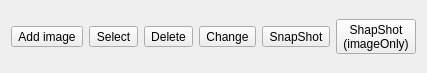
<?xml version="1.0" encoding="UTF-8"?>
<ui version="4.0">
 <class>ImageFrame</class>
 <widget class="QWidget" name="ImageFrame">
  <property name="geometry">
   <rect>
    <x>0</x>
    <y>0</y>
    <width>377</width>
    <height>73</height>
   </rect>
  </property>
  <property name="windowTitle">
   <string>Image tools</string>
  </property>
  <layout class="QHBoxLayout" name="horizontalLayout">
   <item>
    <widget class="QToolButton" name="insertImageButton">
     <property name="toolTip">
      <string>Insert inline image</string>
     </property>
     <property name="text">
      <string>Add image</string>
     </property>
     <property name="icon">
      <iconset resource="pdf.qrc">
       <normaloff>:/images/addImage.png</normaloff>:/images/addImage.png</iconset>
     </property>
     <property name="iconSize">
      <size>
       <width>32</width>
       <height>32</height>
      </size>
     </property>
     <property name="checkable">
      <bool>true</bool>
     </property>
     <property name="toolButtonStyle">
      <enum>Qt::ToolButtonTextUnderIcon</enum>
     </property>
     <attribute name="buttonGroup">
      <string>mainGrup</string>
     </attribute>
    </widget>
   </item>
   <item>
    <widget class="QToolButton" name="selectImageButton">
     <property name="toolTip">
      <string>select inline image</string>
     </property>
     <property name="text">
      <string>Select</string>
     </property>
     <property name="icon">
      <iconset resource="pdf.qrc">
       <normaloff>:/images/hand.png</normaloff>:/images/hand.png</iconset>
     </property>
     <property name="iconSize">
      <size>
       <width>32</width>
       <height>32</height>
      </size>
     </property>
     <property name="checkable">
      <bool>true</bool>
     </property>
     <property name="toolButtonStyle">
      <enum>Qt::ToolButtonTextUnderIcon</enum>
     </property>
     <attribute name="buttonGroup">
      <string>mainGrup</string>
     </attribute>
    </widget>
   </item>
   <item>
    <widget class="QToolButton" name="deleteImageButton">
     <property name="toolTip">
      <string>delete inline image</string>
     </property>
     <property name="text">
      <string>Delete</string>
     </property>
     <property name="icon">
      <iconset resource="pdf.qrc">
       <normaloff>:/images/DeleteText.png</normaloff>:/images/DeleteText.png</iconset>
     </property>
     <property name="iconSize">
      <size>
       <width>32</width>
       <height>32</height>
      </size>
     </property>
     <property name="toolButtonStyle">
      <enum>Qt::ToolButtonTextUnderIcon</enum>
     </property>
    </widget>
   </item>
   <item>
    <widget class="QToolButton" name="changeImageButton">
     <property name="toolTip">
      <string>change inline image</string>
     </property>
     <property name="text">
      <string>Change</string>
     </property>
     <property name="icon">
      <iconset resource="pdf.qrc">
       <normaloff>:/images/change.png</normaloff>:/images/change.png</iconset>
     </property>
     <property name="iconSize">
      <size>
       <width>32</width>
       <height>32</height>
      </size>
     </property>
     <property name="toolButtonStyle">
      <enum>Qt::ToolButtonTextUnderIcon</enum>
     </property>
    </widget>
   </item>
   <item>
    <widget class="QToolButton" name="imagePartButton">
     <property name="toolTip">
      <string>extract part of pdf as image</string>
     </property>
     <property name="text">
      <string>SnapShot</string>
     </property>
     <property name="icon">
      <iconset resource="pdf.qrc">
       <normaloff>:/images/snapshot.png</normaloff>:/images/snapshot.png</iconset>
     </property>
     <property name="iconSize">
      <size>
       <width>32</width>
       <height>32</height>
      </size>
     </property>
     <property name="checkable">
      <bool>true</bool>
     </property>
     <property name="toolButtonStyle">
      <enum>Qt::ToolButtonTextUnderIcon</enum>
     </property>
     <attribute name="buttonGroup">
      <string>mainGrup</string>
     </attribute>
    </widget>
   </item>
   <item>
    <widget class="QToolButton" name="extractButton">
     <property name="toolTip">
      <string>extract inline image</string>
     </property>
     <property name="text">
      <string>ShapShot
(imageOnly)</string>
     </property>
     <property name="icon">
      <iconset resource="pdf.qrc">
       <normaloff>:/images/snapshot.png</normaloff>:/images/snapshot.png</iconset>
     </property>
     <property name="iconSize">
      <size>
       <width>32</width>
       <height>16</height>
      </size>
     </property>
     <property name="checkable">
      <bool>true</bool>
     </property>
     <property name="toolButtonStyle">
      <enum>Qt::ToolButtonTextUnderIcon</enum>
     </property>
     <attribute name="buttonGroup">
      <string>mainGrup</string>
     </attribute>
    </widget>
   </item>
  </layout>
 </widget>
 <resources>
  <include location="pdf.qrc"/>
 </resources>
 <connections/>
 <buttongroups>
  <buttongroup name="mainGrup"/>
 </buttongroups>
</ui>
